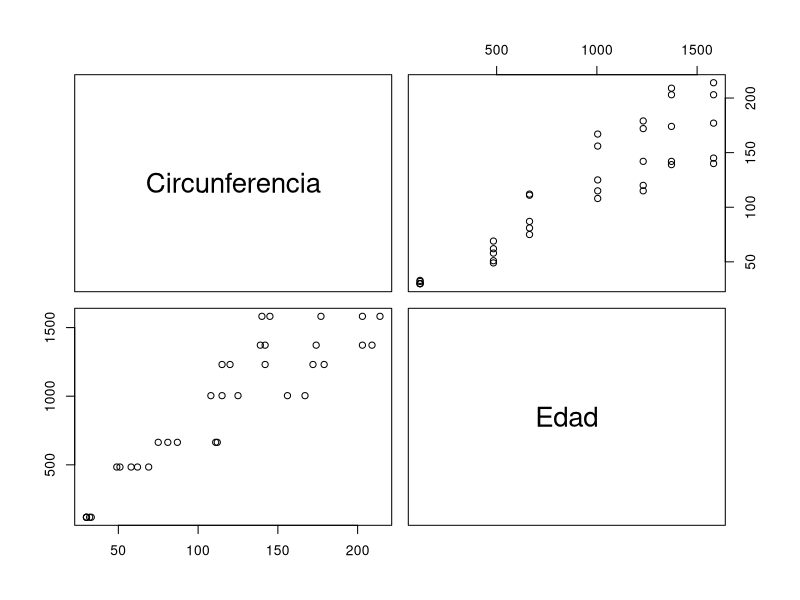

Recreate this plot in R.
## ---- chunk 1
library(dplyr)
library(ggplot2)
## ---- chunk 2
View(sleep)
## ---- chunk 3
Sueño <- sleep
## ---- chunk 4
shapiro.test(Sueño$extra[Sueño$group == 1])
shapiro.test(Sueño$extra[Sueño$group == 2])
## ---- chunk 5
# media
mean(Sueño$extra[Sueño$group == 1])
mean(Sueño$extra[Sueño$group == 2])
# mediana
median(Sueño$extra[Sueño$group == 1])
median(Sueño$extra[Sueño$group == 2])
# moda
sacarmoda <- function(datos){
  libreria <- unique(datos)
  incidencias <- integer(length(libreria))

  for (i in incidencias){
    i <- 0
  }
  
  for (dato in datos){
    aux <- 1
    while (aux <= length(libreria)){
      if (dato == libreria[aux]){
        break
      }else{
      aux <- aux + 1
      }
    }
    incidencias[aux] <- incidencias[aux] + 1
  }
  
  auxmax = incidencias[1]
  for (i in incidencias){
    if (i > auxmax)
      auxmax <- i
  }
  
  libreria[auxmax]
}

sacarmoda(Sueño$extra[Sueño$group == 1])
sacarmoda(Sueño$extra[Sueño$group == 2])
## ---- chunk 6
# Desviación estándar
sd(Sueño$extra[Sueño$group == 1])
sd(Sueño$extra[Sueño$group == 2])
## ---- chunk 7
t.test(Sueño$extra[Sueño$group == 1], Sueño$extra[Sueño$group == 2])
## ---- chunk 8
Base2 <- Orange

View(Base2)
## ---- chunk 9
Circunferencia <- Orange$circumference
Edad <- Orange$age

cor(x = Circunferencia, y = Edad)
pairs(Circunferencia ~ Edad)
